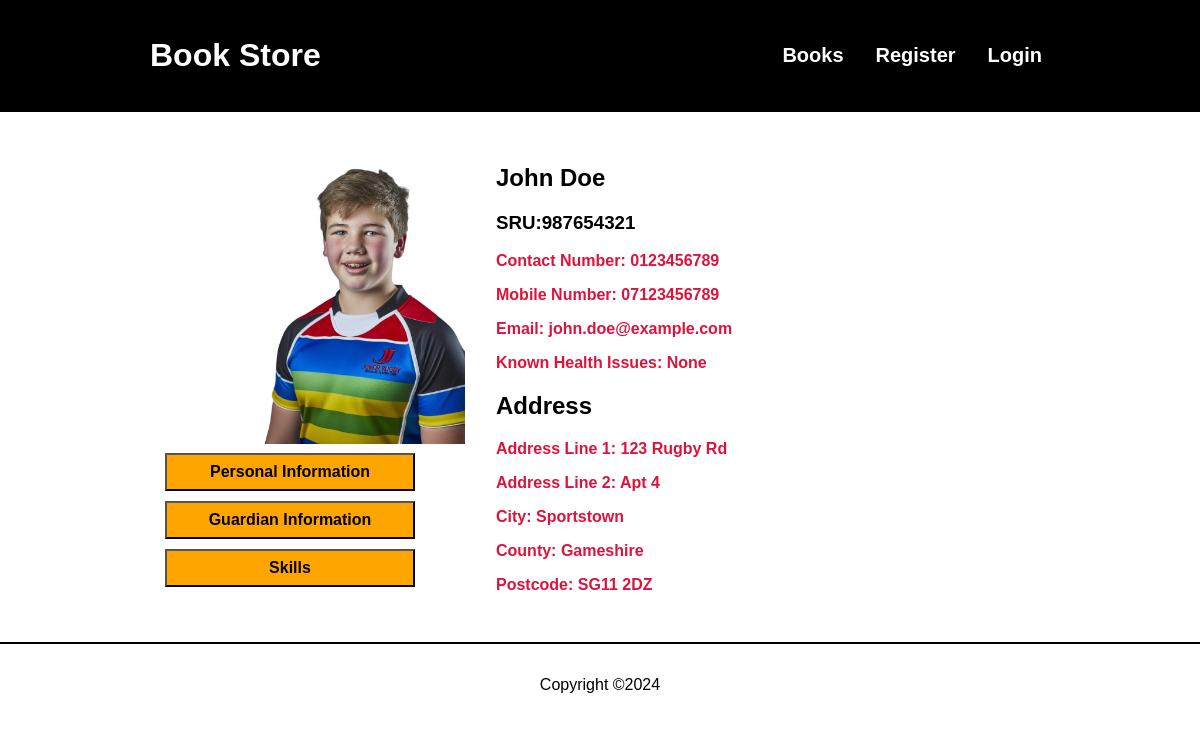
The page /junior-page.php?id=1 on the database its author committed.
### tables this page shows
CREATE TABLE juniors(
junior_id INT PRIMARY KEY AUTO_INCREMENT NOT NULL,
address_id INT NOT NULL,
user_id INT,
first_name  varchar(32) NOT NULL,
last_name  varchar(32) NOT NULL,
dob DATE,
sru_no  INT NOT NULL,
contact_no  varchar(40) NOT NULL,
mobile_no  varchar(40),
email_address varchar(45),
health_issues TEXT,
filename VARCHAR(64),
FOREIGN KEY (address_id) REFERENCES addresses (address_id),
FOREIGN KEY (user_id) REFERENCES users (user_id)
);

CREATE TABLE addresses (
  address_id INT PRIMARY KEY AUTO_INCREMENT NOT NULL,
  address_line VARCHAR(48) NOT NULL,
  address_line2 VARCHAR(48),
  city varchar(40) NOT NULL,
  county varchar(40),
  postcode varchar(10) NOT NULL
);

### junior-page.php (called while the page is built, shortened)
<?php
require("classes/components.php");
require("classes/utils.php");
require("classes/junior.php");
$junior = Junior::getJunior($_GET["id"]);
$pageTitle = "Book not found";
if (!empty($junior)) {
  $pageTitle = $junior["first_name"];
}
Components::pageHeader($pageTitle, ["style"], ["mobile-nav"]);
Components::singleJunior($junior);
Components::pageFooter();
?>

### classes/junior.php (called while the page is built, shortened)
<?php
require_once("classes/utils.php");
class Junior
{
  public static function getJunior($bookId)
  {
    $conn = Connection::connect();
    $stmt = $conn->prepare(SQL::$getJunior);
    $stmt->execute([$bookId]);
    $junior = $stmt->fetch();
    return $junior;
  }
}

### classes/utils.php (called while the page is built, shortened)
<?php
class Utils {
  public static function escape($input) {
    return trim(htmlspecialchars($input));
  }
}

### components/junior-single.php (the view, shortened to what this page needs)
<div class="book-container">
  <div class="pfp-container">
    <img src="images/<?php echo $filename; ?>" alt="Cover of <?php echo $firstName; ?>" class="profile-img">
    <div><button class="button profile-btn" onclick="displayTabs(0)">Personal Information</button></div>
    <div><button class="button profile-btn" onclick="displayTabs(1)">Guardian Information</button></div>
    <div><button class="button profile-btn" onclick="displayTabs(2)">Skills</button></div>
  </div>
    <div id="book-info" class="book-info tab">
      <h2><?php echo $firstName, ' ', $lastName; ?></h2>
      <h3><?php echo 'SRU:', $sruNumber; ?></h3>
      <p class="book-price"><?php echo 'Contact Number: ', $contactNumber; ?></p>
      <p class="book-price"><?php echo 'Mobile Number: ', $mobileNumber; ?></p>
      <p class="book-price"><?php echo 'Email: ', $emailAddress; ?></p>
      <p class="book-price"><?php echo 'Known Health Issues: ', $healthIssues; ?></p>
      <h2> Address </h2>
      <p class="book-price"><?php echo 'Address Line 1: ', $address1; ?></p>
      <p class="book-price"><?php echo 'Address Line 2: ', $address2; ?></p>
      <p class="book-price"><?php echo 'City: ', $city; ?></p>
      <p class="book-price"><?php echo 'County: ', $county; ?></p>
      <p class="book-price"><?php echo 'Postcode: ', $postcode; ?></p>
    </div>

### components/header.php (shortened to what this page needs)
<!DOCTYPE html>
<html lang="en">
<head>
  <?php
  if (!empty($stylesheets)) {
    foreach ($stylesheets as $sheet) {
      echo "<link rel=\"stylesheet\" href=\"css/$sheet.css\">";
    }
  }
  ?>
</head>
<body>
  <header class="page-header">
    <div class="content-wrapper desktop-header-row">
      <div class="mobile-top">
        <h1 class="page-title">Book Store</h1>
      </div>
      <nav class="page-navigation" id="nav-list">
        <ul class="nav-links">
          <li><a href="book-list.php">Books</a></li>
          <?php
          if(isset($_SESSION["loggedIn"])){
            if($_SESSION["user_role"] === "Admin"){
              echo "<li><a href='add-book.php'>Add Book</a></li>";
            }
            echo "<li><a href='timetable.php'>Timetable</a></li>
            <li><a href='profile.php'>Profile</a></li>
            <li><a href='logout.php'>Logout</a></li>";
          } else {
            echo "<li><a href='register.php'>Register</a></li>
            <li><a href='login.php'>Login</a></li>";
          }
          ?>
        </ul>
      </nav>
    </div>
  </header>
  <main class="content-wrapper main-content">

### classes/components.php (shortened to what this page needs)
<?php
class Components {
  public static function pageHeader($pageTitle, $stylesheets, $scripts) {
    require("components/header.php");
  }
  public static function pageFooter() {
    require("components/footer.php");
  }
  public static function singleJunior($junior)
  {
    if (!empty($junior)) {
      $firstName = Utils::escape($junior["first_name"]);
      $lastName = Utils::escape($junior["last_name"]);
      $sruNumber = Utils::escape($junior["sru_no"]);
      $contactNumber = Utils::escape($junior["contact_no"]);
      $mobileNumber = Utils::escape($junior["mobile_no"]);
      $emailAddress = Utils::escape($junior["email_address"]);
      $healthIssues = Utils::escape($junior["health_issues"]);
      $filename = Utils::escape($junior["filename"]);
      $address1 = Utils::escape($junior["address_line"]);
      $address2 = Utils::escape($junior["address_line2"]);
      $city = Utils::escape($junior["city"]);
      $county = Utils::escape($junior["county"]);
      $postcode = Utils::escape($junior["postcode"]);
      require("components/junior-single.php");
    } else {
      require("components/no-single-book-found.php");
    }
  }
}

### components/footer.php
  </main>
  <footer class="page-footer">
    <p>Copyright &copy;<?php echo date("Y"); ?></p>
  </footer>
</body>
</html>

### css/style.css (style rules this page uses)
* { box-sizing: border-box; }
body { margin: 0; }
body, button, input, textarea, select { font-family: "Arial", "Helvetica", sans-serif; font-size: 16px; }
.button { background-color: orange; color: black; display: inline-block; font-weight: bold; padding: 8px 16px; text-decoration: none; }
.page-header { background-color: black; color: #fff; }
.page-footer { border-top: 2px solid black; margin-top: 32px; text-align: center; }
.page-header, .page-footer { padding: 16px; }
.content-wrapper { margin: auto; width: 100%; }
.main-content { padding: 16px; }
.mobile-top { display: flex; justify-content: space-between; align-items: center; }
.page-navigation { display: none; }
.nav-links { list-style: none; margin: 0; padding: 0; text-align: center; }
.nav-links a { color: #fff; display: block; font-weight: bold; font-size: 20px; margin-top: 16px; padding: 8px; text-decoration: none; }
.book-container { margin-top: 32px; }
.book-price { color: crimson; font-weight: bold; }
@media screen and (min-width: 950px) { .content-wrapper { width: 900px; } }
@media screen and (min-width: 950px) { .main-content { padding: 0; } }
@media screen and (min-width: 950px) { .desktop-header-row { display: flex; justify-content: space-between; align-items: center; } }
@media screen and (min-width: 950px) { .page-navigation { display: block; } }
@media screen and (min-width: 950px) { .nav-links { display: flex; } }
@media screen and (min-width: 950px) { .nav-links a { margin-top: 0; margin-left: 16px; } }
@media screen and (min-width: 950px) { .pfp-container { height: fit-content; } }
@media screen and (min-width: 950px) { .pfp-container { width: fit-content; padding:0 15px; } }
@media screen and (min-width: 950px) { .profile-img { height: 300px; width: 300px; } }
@media screen and (min-width: 950px) { .book-container { display: flex; gap: 16px; } }
@media screen and (min-width: 950px) { .profile-btn { margin:5px 0; width: 250px;; } }

### rows shown on the page
juniors: filename (picture), first_name "John", last_name "Doe", sru_no "987654321", contact_no "0123456789", mobile_no "07123456789", email_address "john.doe@example.com", health_issues "None"
addresses: address_line "123 Rugby Rd", address_line2 "Apt 4", city "Sportstown", county "Gameshire", postcode "SG11 2DZ"
